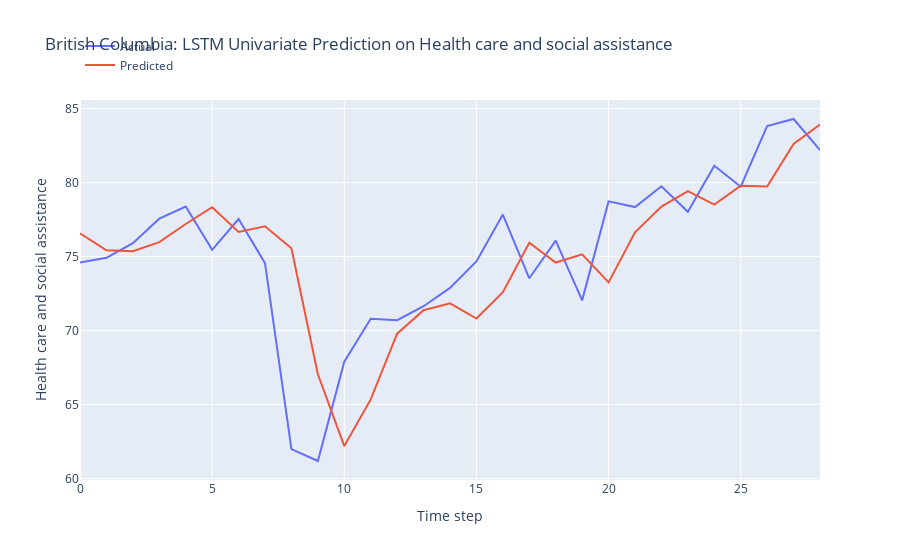

The code cell stored with this chart in its notebook:
### Code cell
n_features = 1
X_train = X_train.reshape(X_train.shape[0], X_train.shape[1], n_features)

# define model
model = Sequential()
model.add(LSTM(50, activation='relu', input_shape=(n_steps, n_features)))
model.add(Dense(1))

# model = Sequential()
# model.add(LSTM(100, activation='relu', input_shape=(n_steps, n_features), kernel_regularizer=L2(0.001), return_sequences=True))
# model.add(LSTM(50, activation='relu', kernel_regularizer=L2(0.01)))
# model.add(Dense(1))

def r_squared(y_true, y_pred):
    SS_res =  K.sum(K.square(y_true - y_pred)) 
    SS_tot = K.sum(K.square(y_true - K.mean(y_true))) 
    return ( 1 - SS_res/(SS_tot + K.epsilon()) )

# Compile the model
model.compile(optimizer='adam', 
              loss='mse',
              metrics=[r_squared])

early_stopping = EarlyStopping(monitor='loss', patience=5, restore_best_weights=True)

# fit model
history = model.fit(X_train, y_train, 
          epochs = 20,
          batch_size = 32,
          verbose = 0,
          callbacks=[early_stopping])

# Obtain the MSE and R-squared from the last epoch
last_epoch_mse = history.history['loss'][-1]
last_epoch_r_squared = history.history['r_squared'][-1]

# Print the MSE and R-squared
print("Mean Squared Error (MSE) from the last epoch:", last_epoch_mse)
print("R-squared from the last epoch:", last_epoch_r_squared)

# plot loss and r2 score
plt.figure(figsize=(10, 6))

# Plot train loss
plt.plot(history.history['loss'], label='Train Loss')

# Plot train R-squared score
plt.plot(history.history['r_squared'], label='Train R2')

plt.title('Model Training Loss and R-squared Score')
plt.xlabel('Epochs')
plt.ylabel('Value')
plt.legend()
plt.grid(True)
plt.show()

# Evaluate the model
loss = model.evaluate(X_test, y_test)
print("MSE and R_squared:", loss)

# make prediction on test data
X_test = X_test.reshape(X_test.shape[0], X_test.shape[1], n_features)
y_pred = model.predict(X_test)

# Print the first 5 predictions and actual values
print("Predictions:")
flattened_predictions = [pred[0] for pred in y_pred[:10]]
print(flattened_predictions)
# print(y_pred[:10].tolist())
print("Actual values:")
rounded_actual_values = [round(value, len(str(prediction).split('.')[1])) for value, prediction in zip(y_test[:10], flattened_predictions)]
print(rounded_actual_values)

# plot the actual and predicted values for test data
trace1 = go.Scatter(x=np.arange(len(y_test)), y=y_test.flatten(), mode='lines', name='Actual')
trace2 = go.Scatter(x=np.arange(len(y_pred)), y=y_pred.flatten(), mode='lines', name='Predicted')

# Create layout
layout = go.Layout(
    title='British Columbia: LSTM Univariate Prediction on Health care and social assistance',
    xaxis=dict(title='Time step'),
    yaxis=dict(title='Health care and social assistance'),
    legend=dict(x=0, y=1.18)
)

# Create figure
fig = go.Figure(data=[trace1, trace2], layout=layout)

# Show plot
fig.show()

### Figure 1 — Plotly figure (JSON) as saved in the notebook; plotly's stock layout.template omitted (floating-point values rounded to 4 significant figures)
{"data": [{"mode": "lines", "name": "Actual", "type": "scatter", "x": [0, 1, 2, 3, 4, 5, 6, 7, 8, 9, 10, 11, 12, 13, 14, 15, 16, 17, 18, 19, 20, 21, 22, 23, 24, 25, 26, 27, 28], "y": [74.6, 74.91, 75.91, 77.56, 78.38, 75.46, 77.54, 74.56, 61.99, 61.19, 67.89, 70.79, 70.7, 71.64, 72.88, 74.67, 77.84, 73.53, 76.08, 72.04, 78.73, 78.35, 79.75, 78.03, 81.13, 79.72, 83.82, 84.3, 82.2]}, {"mode": "lines", "name": "Predicted", "type": "scatter", "x": [0, 1, 2, 3, 4, 5, 6, 7, 8, 9, 10, 11, 12, 13, 14, 15, 16, 17, 18, 19, 20, 21, 22, 23, 24, 25, 26, 27, 28], "y": [76.58, 75.43, 75.36, 75.98, 77.2, 78.34, 76.66, 77.05, 75.56, 67.05, 62.2, 65.35, 69.79, 71.37, 71.84, 70.81, 72.6, 75.94, 74.6, 75.15, 73.26, 76.64, 78.38, 79.43, 78.51, 79.79, 79.73, 82.61, 83.93]}], "layout": {"legend": {"x": 0, "y": 1.18}, "title": {"text": "British Columbia: LSTM Univariate Prediction on Health care and social assistance"}, "xaxis": {"title": {"text": "Time step"}}, "yaxis": {"title": {"text": "Health care and social assistance"}}}}
